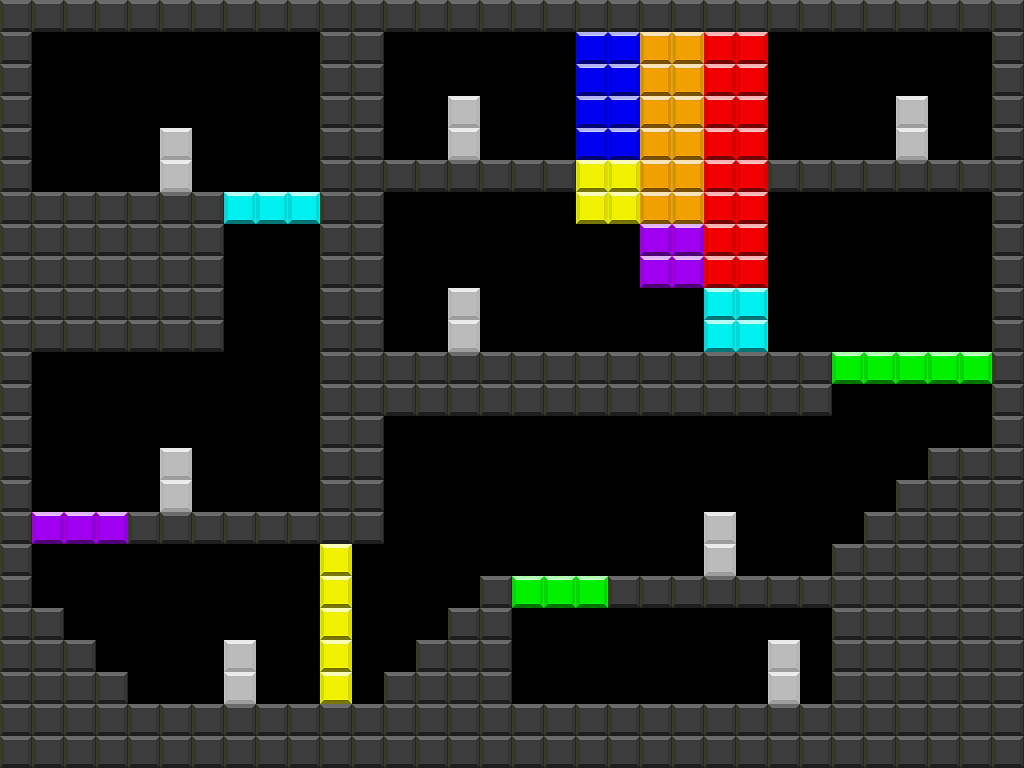

Tiled map render using the project's own tile images. Description and the map definition, with tile-layer contents summarised, below:
An orthogonal 64x48 tile map with 16x16 px tiles, 9 tile layers (black, door, light blue, purple, ...) and 41 objects.

<map version="1.5" tiledversion="1.7.0" orientation="orthogonal" renderorder="right-down" width="64" height="48" tilewidth="16" tileheight="16" infinite="0" nextlayerid="20" nextobjectid="80">
 <tileset firstgid="1" source="map.tsx" />
 <layer id="1" name="black" width="64" height="48">
  <data>[3072 cells, 1216 non-empty, 4 distinct tile ids]</data>
 </layer>
 <layer id="16" name="door" width="64" height="48">
  <data>[3072 cells, 64 non-empty, 4 distinct tile ids]</data>
 </layer>
 <layer id="3" name="light blue" width="64" height="48">
  <data>[3072 cells, 28 non-empty, 4 distinct tile ids]</data>
 </layer>
 <layer id="4" name="purple" width="64" height="48">
  <data>[3072 cells, 28 non-empty, 4 distinct tile ids]</data>
 </layer>
 <layer id="5" name="yellow" width="64" height="48">
  <data>[3072 cells, 36 non-empty, 4 distinct tile ids]</data>
 </layer>
 <layer id="6" name="green" width="64" height="48">
  <data>[3072 cells, 32 non-empty, 4 distinct tile ids]</data>
 </layer>
 <layer id="7" name="red" width="64" height="48">
  <data>[3072 cells, 64 non-empty, 4 distinct tile ids]</data>
 </layer>
 <layer id="8" name="orange" width="64" height="48">
  <data>[3072 cells, 48 non-empty, 4 distinct tile ids]</data>
 </layer>
 <layer id="17" name="blue" width="64" height="48">
  <data>[3072 cells, 32 non-empty, 4 distinct tile ids]</data>
 </layer>
 <objectgroup id="2" name="black col">
  <object id="1" x="0" y="704" width="1024" height="64" />
  <object id="40" x="0" y="0" width="1024" height="32" />
  <object id="41" x="0" y="32" width="32" height="672" />
  <object id="42" x="992" y="32" width="32" height="672" />
  <object id="43" x="32" y="192" width="192" height="160" />
  <object id="44" x="32" y="608" width="32" height="96" />
  <object id="45" x="64" y="640" width="32" height="64" />
  <object id="46" x="96" y="672" width="32" height="32" />
  <object id="47" x="128" y="512" width="192" height="32" />
  <object id="48" x="320" y="32" width="64" height="512" />
  <object id="49" x="928" y="448" width="64" height="256" />
  <object id="50" x="896" y="480" width="32" height="224" />
  <object id="51" x="864" y="512" width="32" height="192" />
  <object id="52" x="832" y="544" width="32" height="160" />
  <object id="53" x="608" y="576" width="224" height="32" />
  <object id="54" x="480" y="576" width="32" height="128" />
  <object id="55" x="448" y="608" width="32" height="96" />
  <object id="56" x="416" y="640" width="32" height="64" />
  <object id="57" x="384" y="672" width="32" height="32" />
  <object id="58" x="384" y="352" width="448" height="64" />
  <object id="59" x="384" y="160" width="192" height="32" />
  <object id="60" x="768" y="160" width="224" height="32" />
 </objectgroup>
 <objectgroup id="18" name="door col">
  <object id="61" x="160" y="128" width="32" height="64" />
  <object id="62" x="160" y="448" width="32" height="64" />
  <object id="63" x="224" y="640" width="32" height="64" />
  <object id="64" x="768" y="640" width="32" height="64" />
  <object id="65" x="704" y="512" width="32" height="64" />
  <object id="66" x="448" y="288" width="32" height="64" />
  <object id="67" x="448" y="96" width="32" height="64" />
  <object id="68" x="896" y="96" width="32" height="64" />
 </objectgroup>
 <objectgroup id="9" name="light blue col">
  <object id="69" x="224" y="192" width="96" height="32" />
  <object id="70" x="704" y="288" width="64" height="64" />
 </objectgroup>
 <objectgroup id="10" name="purple col">
  <object id="71" x="32" y="512" width="96" height="32" />
  <object id="72" x="640" y="224" width="64" height="64" />
 </objectgroup>
 <objectgroup id="11" name="yellow col">
  <object id="73" x="320" y="544" width="32" height="160" />
  <object id="74" x="576" y="160" width="64" height="64" />
 </objectgroup>
 <objectgroup id="12" name="green col">
  <object id="75" x="512" y="576" width="96" height="32" />
  <object id="76" x="832" y="352" width="160" height="32" />
 </objectgroup>
 <objectgroup id="13" name="red col">
  <object id="77" x="704" y="32" width="64" height="256" />
 </objectgroup>
 <objectgroup id="14" name="orange col">
  <object id="78" x="640" y="32" width="64" height="192" />
 </objectgroup>
 <objectgroup id="19" name="blue col">
  <object id="79" x="576" y="32" width="64" height="128" />
 </objectgroup>
</map>
